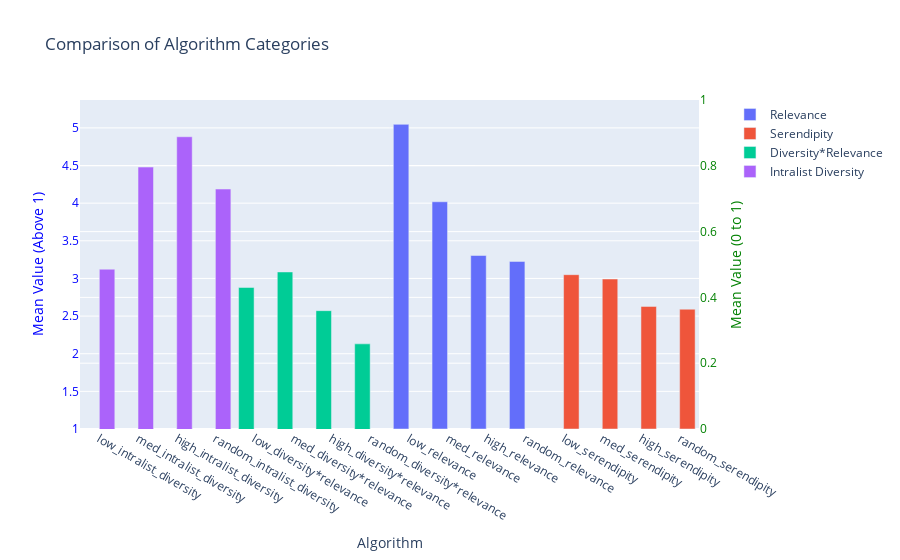

The notebook cell this image was saved under:
### Code cell
# Calculate mean accuracy for each algorithm category
mean_intralist_diversity = df[['low_intralist_diversity', 'med_intralist_diversity', 'high_intralist_diversity', 'random_intralist_diversity']].mean()
mean_relevance = df[['low_relevance', 'med_relevance', 'high_relevance', 'random_relevance']].mean()
mean_diversity_relevance = df[['low_diversity*relevance', 'med_diversity*relevance', 'high_diversity*relevance', 'random_diversity*relevance']].mean()
mean_serendipity = df[['low_serendipity', 'med_serendipity', 'high_serendipity', 'random_serendipity']].mean()

# Concatenate the mean values into a single DataFrame
mean_values = pd.concat([mean_intralist_diversity, mean_diversity_relevance, mean_relevance, mean_serendipity], axis=1)
mean_values.columns = ['Intralist Diversity', 'Diversity*Relevance', 'Relevance', 'Serendipity']
mean_values = mean_values.reset_index().rename(columns={'index': 'Algorithm'})


# Melt the DataFrame to prepare it for a grouped bar plot
mean_values_melted = pd.melt(mean_values, id_vars=['Algorithm'], var_name='Category', value_name='Mean Value')

fig = go.Figure()

# Add bars for algorithms with values between 0 and 1
algorithms_0_to_1 = ['Relevance', 'Serendipity']
for alg in algorithms_0_to_1:
    fig.add_trace(go.Bar(x=mean_values_melted.loc[mean_values_melted['Category'] == alg, 'Algorithm'],
                         y=mean_values_melted.loc[mean_values_melted['Category'] == alg, 'Mean Value'],
                         name=alg,
                         yaxis='y2'))

# Add bars for other algorithms
algorithms_above_1 = ['Diversity*Relevance', 'Intralist Diversity']
for alg in algorithms_above_1:
    fig.add_trace(go.Bar(x=mean_values_melted.loc[mean_values_melted['Category'] == alg, 'Algorithm'],
                         y=mean_values_melted.loc[mean_values_melted['Category'] == alg, 'Mean Value'],
                         name=alg,
                         yaxis='y1'))

# Update the layout to include two y-axes and the custom order of algorithms in the x-axis
fig.update_layout(
    title='Comparison of Algorithm Categories',
    xaxis=dict(
        title='Algorithm',
        categoryorder='array',
        categoryarray=algorithm_order,
    ),
    yaxis=dict(
        title='Mean Value (Above 1)',
        range=[1, mean_values_melted['Mean Value'].max() * 1.1],
        titlefont=dict(color='blue'),
        tickfont=dict(color='blue'),
    ),
    yaxis2=dict(
        title='Mean Value (0 to 1)',
        range=[0, 1],
        titlefont=dict(color='green'),
        tickfont=dict(color='green'),
        anchor='x',
        overlaying='y',
        side='right',
    ),
    legend=dict(
        x=1.05,
        y=1,
    ),
    barmode='group',
)

# Show the plot
fig.show()

### Figure 1 — Plotly figure (JSON) as saved in the notebook; plotly's stock layout.template omitted (floating-point values rounded to 4 significant figures)
{"data": [{"name": "Relevance", "type": "bar", "x": ["low_intralist_diversity", "med_intralist_diversity", "high_intralist_diversity", "random_intralist_diversity", "low_diversity*relevance", "med_diversity*relevance", "high_diversity*relevance", "random_diversity*relevance", "low_relevance", "med_relevance", "high_relevance", "random_relevance", "low_serendipity", "med_serendipity", "high_serendipity", "random_serendipity"], "y": [null, null, null, null, null, null, null, null, 0.926, 0.6907, 0.5273, 0.5093, null, null, null, null], "yaxis": "y2"}, {"name": "Serendipity", "type": "bar", "x": ["low_intralist_diversity", "med_intralist_diversity", "high_intralist_diversity", "random_intralist_diversity", "low_diversity*relevance", "med_diversity*relevance", "high_diversity*relevance", "random_diversity*relevance", "low_relevance", "med_relevance", "high_relevance", "random_relevance", "low_serendipity", "med_serendipity", "high_serendipity", "random_serendipity"], "y": [null, null, null, null, null, null, null, null, null, null, null, null, 0.4691, 0.4558, 0.3726, 0.3641], "yaxis": "y2"}, {"name": "Diversity*Relevance", "type": "bar", "x": ["low_intralist_diversity", "med_intralist_diversity", "high_intralist_diversity", "random_intralist_diversity", "low_diversity*relevance", "med_diversity*relevance", "high_diversity*relevance", "random_diversity*relevance", "low_relevance", "med_relevance", "high_relevance", "random_relevance", "low_serendipity", "med_serendipity", "high_serendipity", "random_serendipity"], "y": [null, null, null, null, 2.88, 3.086, 2.572, 2.131, null, null, null, null, null, null, null, null], "yaxis": "y"}, {"name": "Intralist Diversity", "type": "bar", "x": ["low_intralist_diversity", "med_intralist_diversity", "high_intralist_diversity", "random_intralist_diversity", "low_diversity*relevance", "med_diversity*relevance", "high_diversity*relevance", "random_diversity*relevance", "low_relevance", "med_relevance", "high_relevance", "random_relevance", "low_serendipity", "med_serendipity", "high_serendipity", "random_serendipity"], "y": [3.123, 4.479, 4.882, 4.187, null, null, null, null, null, null, null, null, null, null, null, null], "yaxis": "y"}], "layout": {"barmode": "group", "legend": {"x": 1.05, "y": 1}, "title": {"text": "Comparison of Algorithm Categories"}, "xaxis": {"categoryarray": ["Intralist Diversity", "Diversity*Relevance", "Relevance", "Serendipity"], "categoryorder": "array", "title": {"text": "Algorithm"}}, "yaxis": {"range": [1, 5.37], "tickfont": {"color": "blue"}, "title": {"font": {"color": "blue"}, "text": "Mean Value (Above 1)"}}, "yaxis2": {"anchor": "x", "overlaying": "y", "range": [0, 1], "side": "right", "tickfont": {"color": "green"}, "title": {"font": {"color": "green"}, "text": "Mean Value (0 to 1)"}}}}
